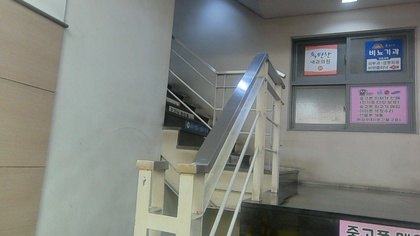
%> input picture plane_line_MH_compare/color1.jpg, 420 x 236 px, shrunk from 1280 x 720 before the run
$ octave plane_check_astra.m   (GNU Octave 9; MATLAB toolbox functions it lacks are replaced by stand-ins)
%> lines starting %> are read from the running program, lines starting %| are printed output that depends on the picture
### forDrawingFigures/plot_unit_sphere.m
function [h] = plot_unit_sphere(radius, numPoints, colorIntensity)


% sphere coordinates
[x, y, z] = sphere(numPoints);
x = x * radius;
y = y * radius;
z = z * radius;


% sphere color
sphereColor = colorIntensity * [1, 1, 1];


% draw unit sphere
h = surface(x, y, z, 'FaceColor', 'none', 'EdgeColor', sphereColor);


end

### plane_line_MH_compare/plane_check_astra.m
clc;
clear all;
close all;
fx = 462.025177*2;
fy = 462.025177*2;
cx = 323.529724*2;
cy = 187.010056*2;

imageCur=imread("color1.jpg");
%> imageCur is the input picture: size 236x420x3 uint8; mean R, G, B 127.5, 130.7, 126.1
% [30 lines of commented-out code are left out]


%%----------------------plot on Gaussian Sphere------------%%

R=[-0.925479753501830	-0.361480834785871	0.113220280606888;
-0.0111697770528338	-0.272721760476305	-0.962028106368673;
0.378632357226350	-0.891602180036150	0.248360807326766];


%%-------------------------line------------------------------%%

colors = ['r', 'g', 'b', 'c', 'm', 'y', 'k'];
cam = [fx,  0, cx; 0, fy, cy; 0,  0,  1];
Kinv = inv(cam);

load('LineExtraction_astra3.mat');
vpCells ={vp1, vp2, vp3, vp4, vp5};

allCircleNormalcell = cell(1, size(vpCells, 2));
for k = 1:size(vpCells,2) %1~6
    for i = 1:size(vpCells{k},(1))/2 %number of line in each vp

        ptEnd1_p_d = [vpCells{k}(2*i-1,1:2), 1].';
        ptEnd2_p_d = [vpCells{k}(2*i  ,1:2), 1].';
        ptEnd1_n_d = Kinv * ptEnd1_p_d;
        ptEnd2_n_d = Kinv * ptEnd2_p_d;
        ptEnd1_n_d = ptEnd1_n_d / norm(ptEnd1_n_d);
        ptEnd2_n_d = ptEnd2_n_d / norm(ptEnd2_n_d);
        %plot_great_circle(ptEnd1_n_d, ptEnd2_n_d, 4, 'g', 'greatcircle');
        lines(k)
        % plot great circle normal vectors
        circleNormal = cross(ptEnd1_n_d.', ptEnd2_n_d.');
        circleNormal = circleNormal / norm(circleNormal);
        %plot3([0 circleNormal(1)],[0 circleNormal(2)],[0 circleNormal(3)], 'o', 'Color' ,colors(k),'LineWidth', 2);
        allCircleNormalcell{k}{i} = circleNormal;
   end
end


figure(3);
imshow(imageCur)
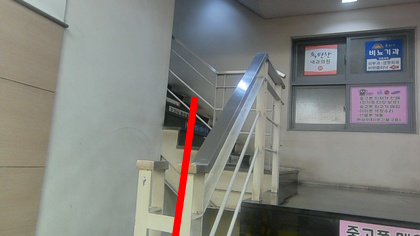
%> figure redrawn from the program's plot data
for k = 1:size(vpCells,2) %1~6
    for i = 1:size(vpCells{k},(1))/2 %number of line in each vp

        ptEnd1 = [vpCells{k}(2*i-1,1:2)];
        ptEnd2 = [vpCells{k}(2*i  ,1:2)];
        line([ptEnd1(1) ptEnd2(1)], [ptEnd1(2) ptEnd2(2)], 'Color', ...
            colors(k), 'LineWidth',5)

    end
end

VP1 = cross(allCircleNormalcell{1}{1},allCircleNormalcell{1}{2});
VP1 = VP1 / norm(VP1);
VP2 = cross(allCircleNormalcell{2}{1},allCircleNormalcell{2}{2});
VP2 = VP2 / norm(VP2);
VP3 = cross(VP1,VP2);
VP3 = VP3 / norm(VP3);
R_line = [VP1.' VP2.' VP3.'];

h1 = figure;
plot_unit_sphere(1, 18, 0.8); hold on; grid on; axis equal;
xlabel('X-axis');
ylabel('Y-axis');
zlabel('Z-axis');
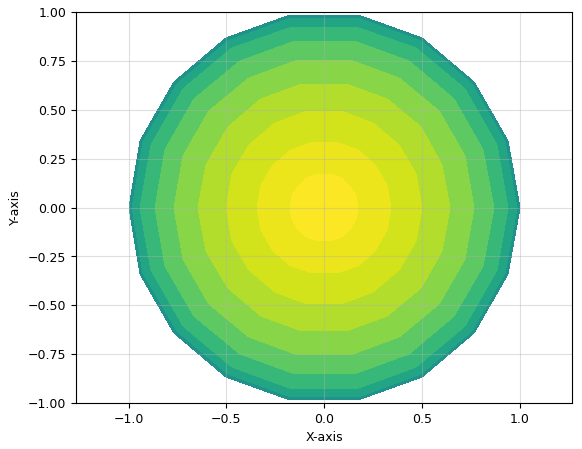
%> figure redrawn from the program's plot data
%> (the run ends here)
